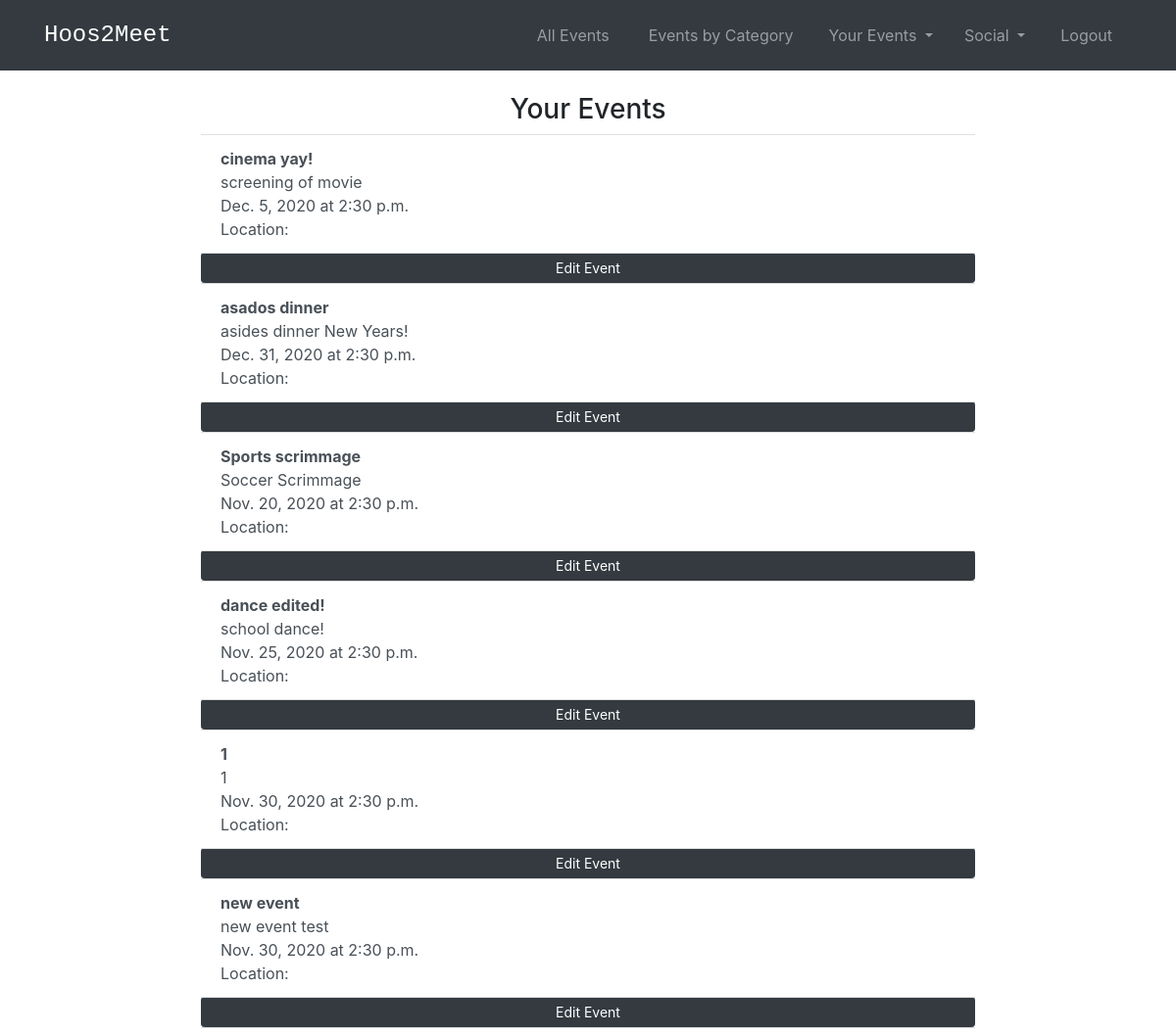
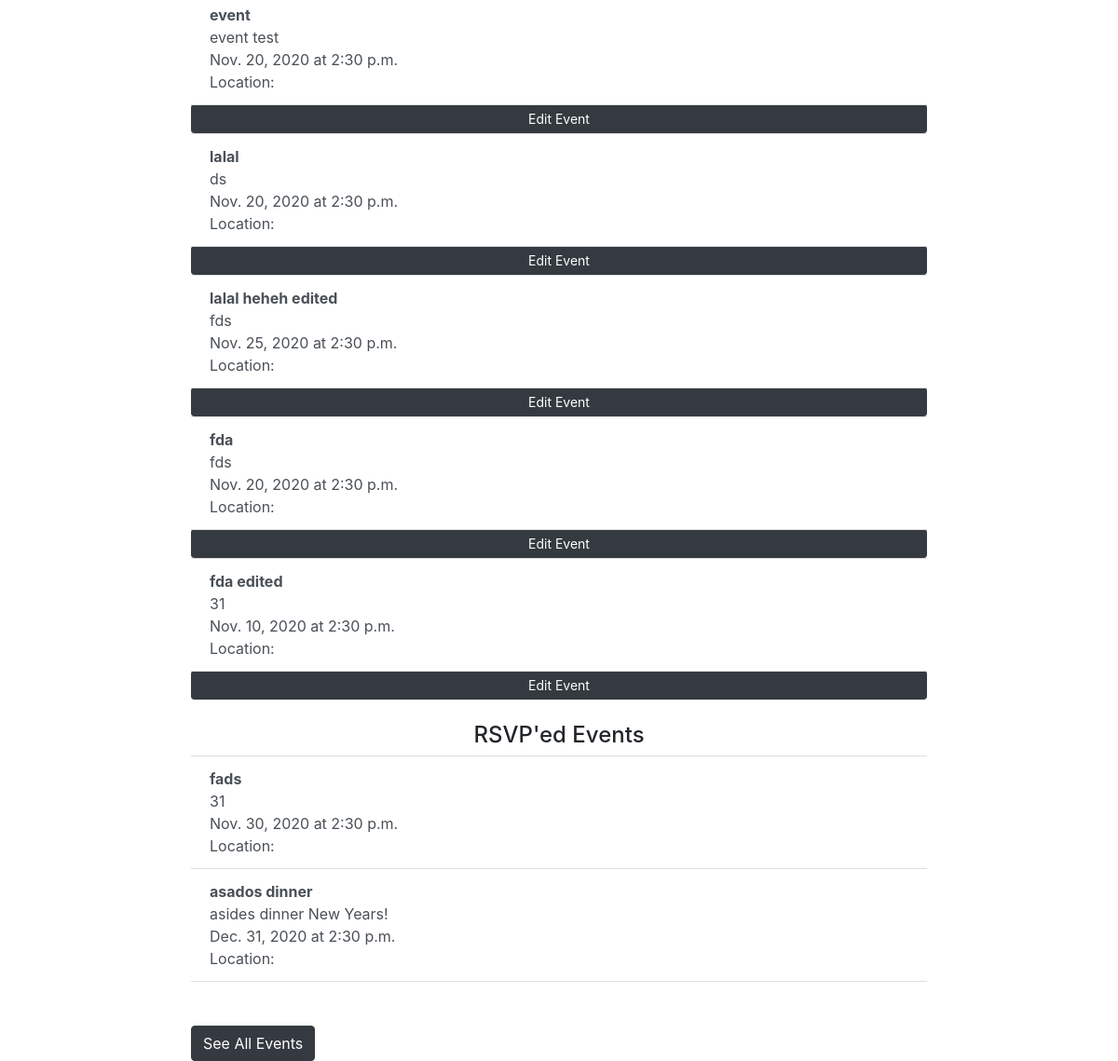
Screenshot of /events/your-events/ (signed in) with the database file from the repository (2 pictures, top to bottom).
### events/models.py (models this page shows, shortened)
class Event(models.Model):
    title_text = models.CharField("Event Name", max_length=255)
    location_text = models.CharField("Location", max_length=100)
    date = models.DateField(default=datetime.date.today)
    time = models.TimeField(default = '14:30',help_text="Enter in 24 hour format (eg - 2:45 or 16:45)")
    category_text = models.CharField("Category", max_length=255,default = 'Uncategorized')
    description_text = models.CharField("Description", max_length=200)
    organizer = models.ForeignKey(User, default = 1, on_delete=models.CASCADE,related_name='organizer')
    location=PlacesField()
    rsvps = models.ManyToManyField(User, related_name='rsvps') #blank=True )
    """"
    def get_absolute_url(self):
        return reverse('events:detail', kwargs={'pk': self.pk})
    """

### events/views.py (the view)
# urls.py: path('your-events/', views.YourEvents, name='your_events'),
def YourEvents(request):
    your_event_list = Event.objects.filter(organizer = request.user)
    rsvp_event_list = Event.objects.filter(rsvps=request.user )
    return render(request, 'events/your_events.html', {'your_event_list':your_event_list , 'rsvp_event_list':rsvp_event_list})

### events/templates/events/your_events.html (shortened to what this page needs)
<!DOCTYPE html>
<head>
  {% extends 'base.html' %}
  {% load static %}
  {% load socialaccount %}
{% block content %}
{% if user.is_authenticated %}
<h3 class='text-center'>Your Events</h3>
{% if your_event_list %}
<ul class="list-group list-group-flush">
    {% for event in your_event_list %}
        <a href="{% url 'events:detail' event.id %}" class = 'list-group-item list-group-item-action'><b>{{event.title_text}}</b><br> {{event.description_text}}<br>{{event.date}} at {{event.time}}<br>Location: {{event.location_text}}</a></li>
        <a class = 'btn btn-dark btn-sm'href = "{% url 'events:update_event' event.id %}"> Edit Event</a>
    {% endfor %}
    <br>
    <h4 class='text-center'>RSVP'ed Events</h4>
    {% for event in rsvp_event_list %}
        <a href="{% url 'events:detail' event.id %}" class = 'list-group-item list-group-item-action'><b>{{event.title_text}}</b><br> {{event.description_text}}<br>{{event.date}} at {{event.time}}<br>Location: {{event.location_text}}</a></li>
    {% endfor %}
  </ul>
{% else %}
    <p>No events have been posted by you.</p>
{% endif %}
<br><br>
<a class="btn btn-dark" href="{% url 'events:event_list' %}">See All Events</a></li>
{% endif %}
{% endblock %}

### templates/base.html (style rules this page uses)
body { padding-top: 70px; }

### rows the page displays
Event: title_text "cinema yay!", description_text "screening of movie", date "Dec. 5, 2020", time "2:30 p.m."
Event: title_text "asados dinner", description_text "asides dinner New Years!", date "Dec. 31, 2020", time "2:30 p.m."
Event: title_text "Sports scrimmage", description_text "Soccer Scrimmage", date "Nov. 20, 2020", time "2:30 p.m."
Event: title_text "dance edited!", description_text "school dance!", date "Nov. 25, 2020", time "2:30 p.m."
Event: title_text "1", description_text "1", date "Nov. 30, 2020", time "2:30 p.m."
Event: title_text "new event", description_text "new event test", date "Nov. 30, 2020", time "2:30 p.m."
Event: title_text "event", description_text "event test", date "Nov. 20, 2020", time "2:30 p.m."
Event: title_text "lalal", description_text "ds", date "Nov. 20, 2020", time "2:30 p.m."
Event: title_text "lalal heheh edited", description_text "fds", date "Nov. 25, 2020", time "2:30 p.m."
Event: title_text "fda", description_text "fds", date "Nov. 20, 2020", time "2:30 p.m."
Event: title_text "fda edited", description_text "31", date "Nov. 10, 2020", time "2:30 p.m."
Event: title_text "fads", description_text "31", date "Nov. 30, 2020", time "2:30 p.m."
